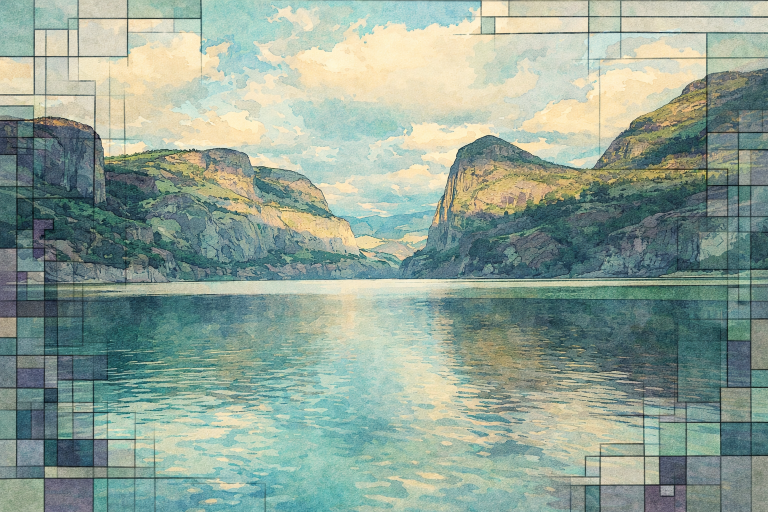
#> input picture assets/cards/full/projects_header.png, 1536 x 1024 px (shown at 1/2 size)
$ python optimize_images.py
#> lines starting #> are read from the running program, lines starting #| are printed output that depends on the picture
"""
Image optimization script for Title 22 site.
Converts large PNGs to WebP + resized PNG fallbacks.

Usage: python scripts/optimize_images.py
Requires: pip install Pillow
"""

import os
from pathlib import Path
from PIL import Image

ROOT = Path(__file__).resolve().parent.parent

CARD_HEADERS = [
    "projects_header.png",
    "tools_header.png",
    "research_header.png",
    "writing_header.png",
    "resume_header.png",
    "overflow_header.png",
]

HERO_IMAGES = [
    "hero_background_hq_1770157778448.png",
]


def optimize_image(src: Path, dest_dir: Path, max_width: int, quality: int = 85):
    """Resize and save as WebP + PNG fallback."""
#> called with max_width = 1200, quality = 85
    dest_dir.mkdir(parents=True, exist_ok=True)
    stem = src.stem

    img = Image.open(src)
#> img is the input picture: PIL image 1536x1024 RGB; mean R, G, B 145.8, 163.7, 150.5
    print(f"  Source: {src.name} ({img.width}x{img.height}, {src.stat().st_size / 1024:.0f} KB)")
#|   Source: projects_header.png (1536x1024, 3199 KB)

    # Resize if wider than max_width
    if img.width > max_width:
        ratio = max_width / img.width
#> ratio = 0.781
        new_height = int(img.height * ratio)
#> new_height = 800
        img = img.resize((max_width, new_height), Image.LANCZOS)
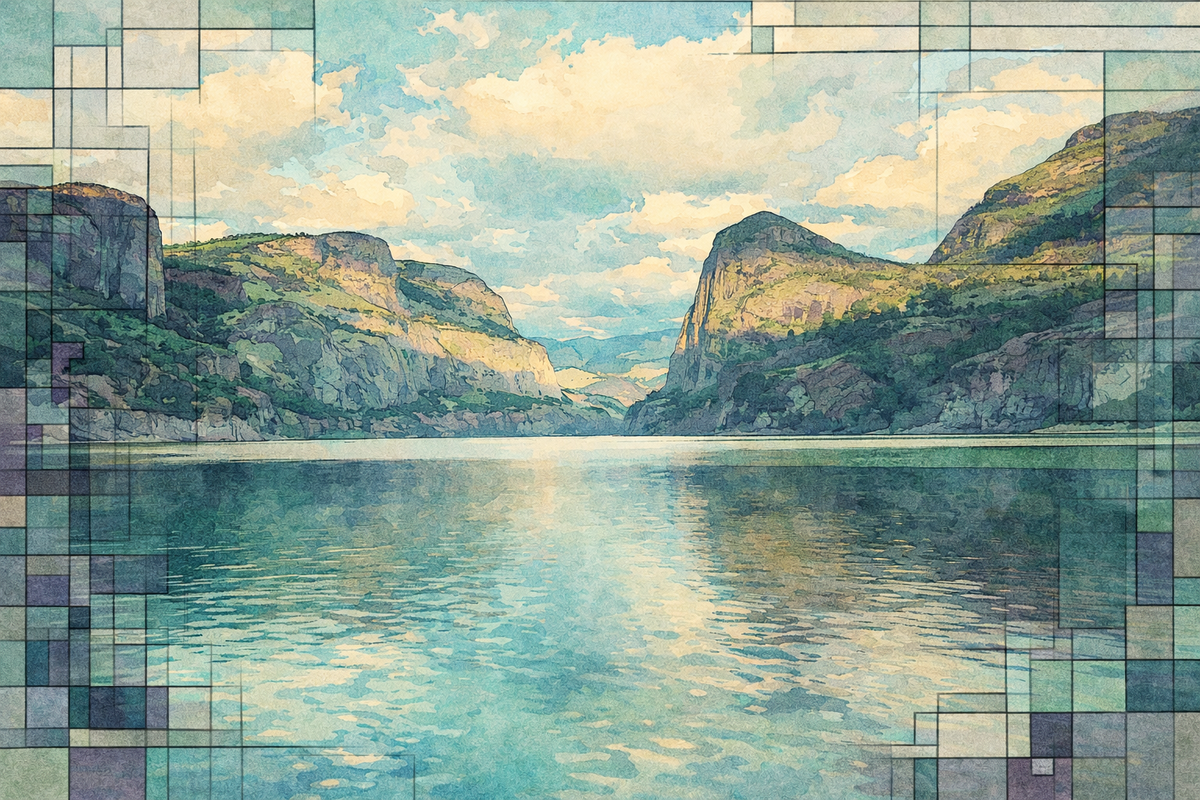
#> img: PIL image 1200x800 RGB; mean R, G, B 145.8, 163.7, 150.5
        print(f"  Resized to {max_width}x{new_height}")
#|   Resized to 1200x800

    # Convert to RGB if RGBA (WebP supports alpha but PNG backgrounds don't need it)
    if img.mode == "RGBA":
        # Keep RGBA for WebP, convert for PNG
        img_rgb = Image.new("RGB", img.size, (255, 255, 255))
        img_rgb.paste(img, mask=img.split()[3])
    else:
        img_rgb = img

    # Save WebP
    webp_path = dest_dir / f"{stem}.webp"
    img.save(webp_path, "WEBP", quality=quality, method=6)
    print(f"  WebP:  {webp_path.name} ({webp_path.stat().st_size / 1024:.0f} KB)")

    # Save resized PNG fallback
    png_path = dest_dir / f"{stem}.png"
    img_rgb.save(png_path, "PNG", optimize=True)
    print(f"  PNG:   {png_path.name} ({png_path.stat().st_size / 1024:.0f} KB)")

    return webp_path, png_path


def main():
    print("=== Title 22 Image Optimization ===\n")

    # Optimize category headers (1200px wide)
    print("Category Headers (target: 1200px wide)")
    print("-" * 40)
    cards_src = ROOT / "assets" / "cards" / "full"
    cards_dest = ROOT / "assets" / "cards" / "optimized"
    for filename in CARD_HEADERS:
        src = cards_src / filename
        if src.exists():
            optimize_image(src, cards_dest, max_width=1200)
            print()
        else:
            print(f"  SKIP: {filename} not found")
#> pass 2 of the loop in main, `for filename in CARD_HEADERS:`:
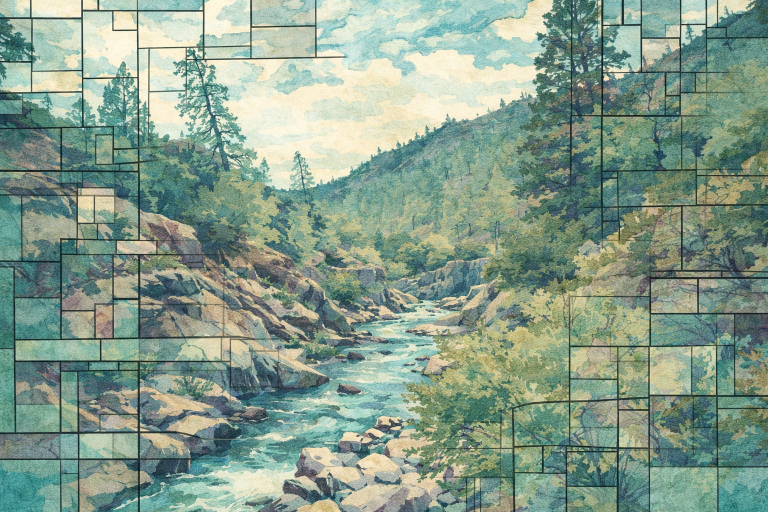
#> input picture assets/cards/full/tools_header.png, 1536 x 1024 px (shown at 1/2 size)
#> in optimize_image, img is the input picture: PIL image 1536x1024 RGB; mean R, G, B 135.2, 157.3, 140.5
#|   Source: tools_header.png (1536x1024, 3302 KB)
#> in optimize_image (call 2), `img = img.resize((max_width, new_height), Image.LANCZOS)`:
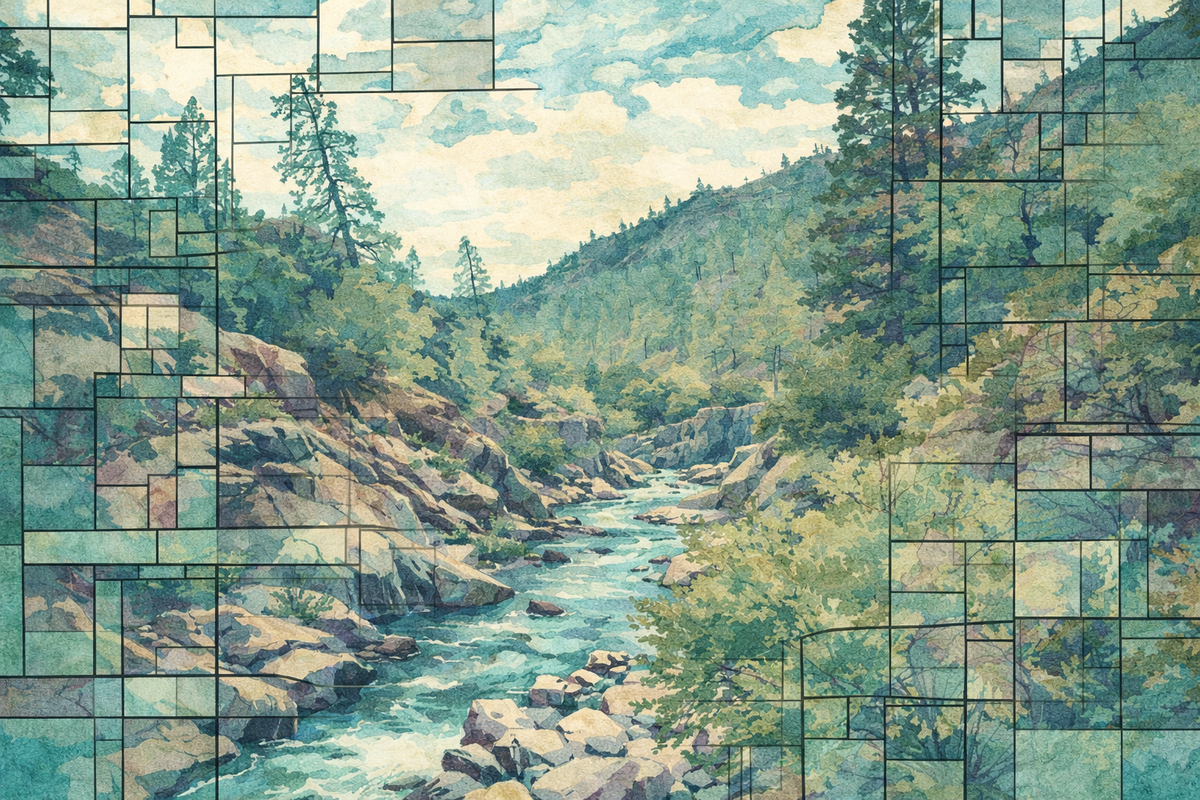
#> img: PIL image 1200x800 RGB; mean R, G, B 135.2, 157.3, 140.5
#|   Resized to 1200x800
#> pass 3 of the loop in main, `for filename in CARD_HEADERS:`:
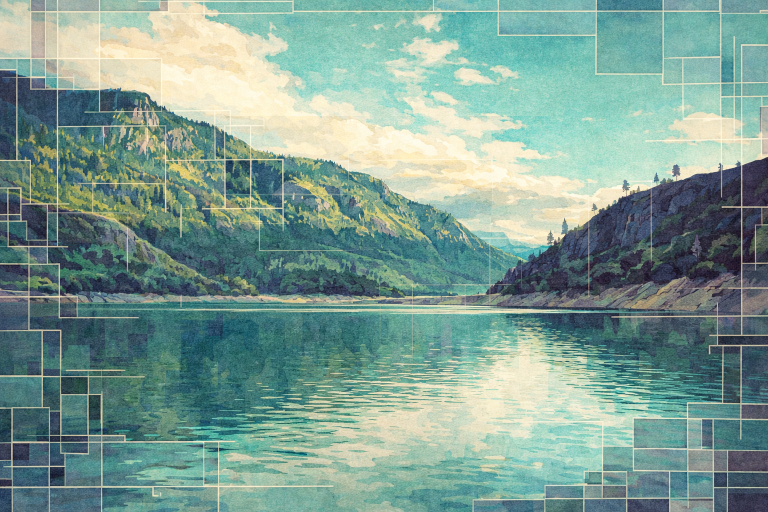
#> input picture assets/cards/full/research_header.png, 1536 x 1024 px (shown at 1/2 size)
#> in optimize_image, img is the input picture: PIL image 1536x1024 RGB; mean R, G, B 126.6, 157.3, 147.4
#|   Source: research_header.png (1536x1024, 2939 KB)
#> in optimize_image (call 3), `img = img.resize((max_width, new_height), Image.LANCZOS)`:
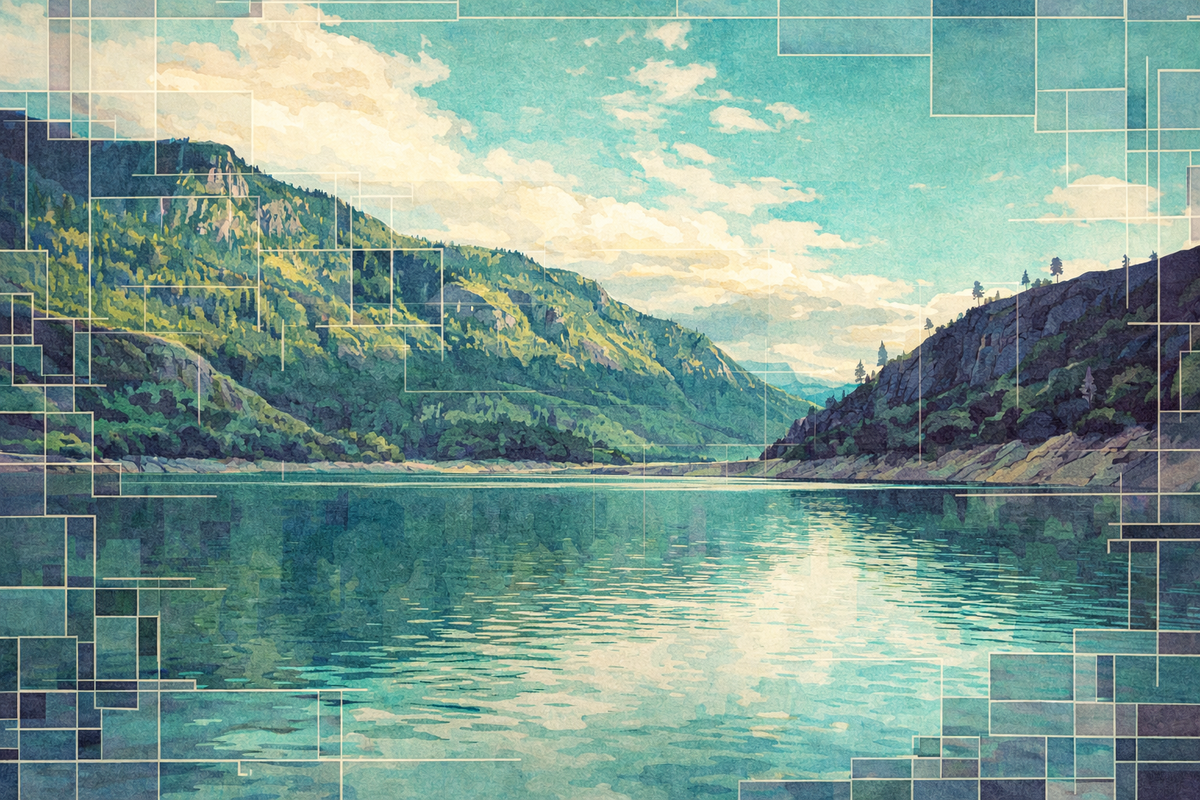
#> img: PIL image 1200x800 RGB; mean R, G, B 126.6, 157.3, 147.4
#|   Resized to 1200x800
#> the loop made 6 passes; the first 3 are shown

    # Optimize hero background (1920px wide)
    print("\nHero Background (target: 1920px wide)")
    print("-" * 40)
    hero_src = ROOT / "assets" / "hero"
    hero_dest = ROOT / "assets" / "hero" / "optimized"
    for filename in HERO_IMAGES:
        src = hero_src / filename
        if src.exists():
            optimize_image(src, hero_dest, max_width=1920)
            print()
        else:
            print(f"  SKIP: {filename} not found")

    print("Done!")


if __name__ == "__main__":
    main()
